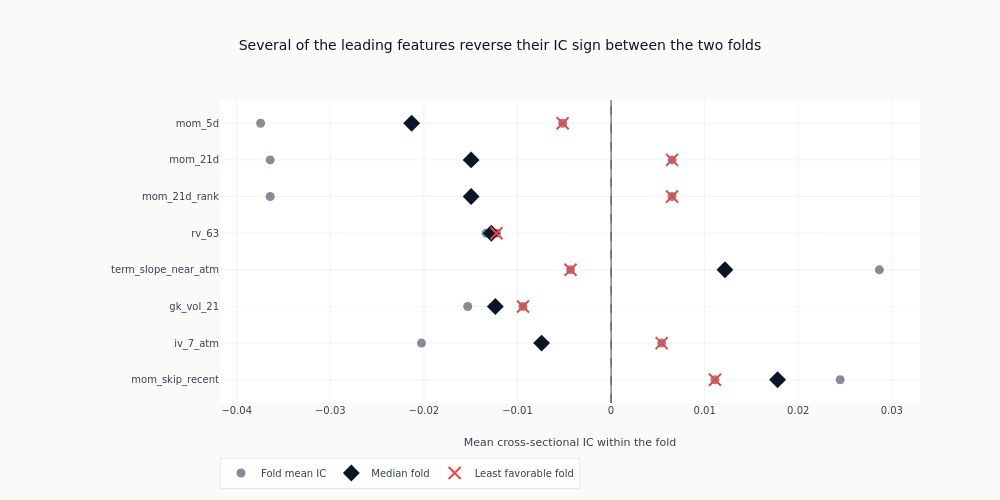

The code cell stored with this chart in its notebook:
### Code cell
stability_features = [name for name in reversed(leaders) if name in fold_stats]
if stability_features:
    fig = go.Figure()
    _ = fig.add_trace(
        go.Scatter(
            x=[value for name in stability_features for value in fold_stats[name]["fold_ics"]],
            y=[name for name in stability_features for _ in fold_stats[name]["fold_ics"]],
            mode="markers",
            marker={"color": COLORS["neutral"], "size": 9, "opacity": 0.6},
            name="Fold mean IC",
        )
    )
    _ = fig.add_trace(
        go.Scatter(
            x=[fold_stats[name]["median_fold_ic"] for name in stability_features],
            y=stability_features,
            mode="markers",
            marker={"color": COLORS["blue"], "size": 13, "symbol": "diamond"},
            name="Median fold",
        )
    )
    _ = fig.add_trace(
        go.Scatter(
            x=[fold_stats[name]["worst_fold_ic"] for name in stability_features],
            y=stability_features,
            mode="markers",
            marker={
                "color": COLORS["negative"],
                "size": 12,
                "symbol": "x-thin",
                "line": {"width": 2, "color": COLORS["negative"]},
            },
            name="Least favorable fold",
        )
    )
    _ = fig.add_vline(x=0, line={"color": COLORS["neutral"], "width": 0.8, "dash": "dash"})
    fig.update_layout(
        title="Several of the leading features reverse their IC sign between the two folds",
        xaxis_title="Mean cross-sectional IC within the fold",
        height=500,
        width=1000,
        margin={"l": 220},
        legend={"orientation": "h", "y": -0.18},
    )
    show_plotly_with_alt(
        fig,
        "Eight features, one row each, on an axis of mean information coefficient within a fold "
        "running from about minus 0.04 to plus 0.03 with a rule at zero. Each row carries the two "
        "fold means as plain markers, a diamond at the median fold and a cross at the fold "
        "furthest against the feature's own direction. For five of the eight - the three momentum "
        "columns, the 7-day implied volatility and the near-term term slope - the two fold means "
        "sit on opposite sides of zero, so the cross and the diamond straddle the rule. For "
        "`rv_63` and `gk_vol_21` both folds are negative and the markers bunch together left of "
        "zero. `mom_skip_recent` has both folds positive.",
    )

### Figure 1 — Plotly figure (JSON) as saved in the notebook; plotly's stock layout.template omitted (floating-point values rounded to 4 significant figures)
{"data": [{"marker": {"color": "#334155", "opacity": 0.6, "size": 9}, "mode": "markers", "name": "Fold mean IC", "type": "scatter", "x": [0.02448, 0.01111, -0.02026, 0.005409, -0.01532, -0.009411, 0.02867, -0.004332, -0.01335, -0.01225, 0.006518, -0.03642, 0.006518, -0.03642, -0.03745, -0.005172], "y": ["mom_skip_recent", "mom_skip_recent", "iv_7_atm", "iv_7_atm", "gk_vol_21", "gk_vol_21", "term_slope_near_atm", "term_slope_near_atm", "rv_63", "rv_63", "mom_21d_rank", "mom_21d_rank", "mom_21d", "mom_21d", "mom_5d", "mom_5d"]}, {"marker": {"color": "#0a1628", "size": 13, "symbol": "diamond"}, "mode": "markers", "name": "Median fold", "type": "scatter", "x": [0.01779, -0.007425, -0.01237, 0.01217, -0.0128, -0.01495, -0.01495, -0.02131], "y": ["mom_skip_recent", "iv_7_atm", "gk_vol_21", "term_slope_near_atm", "rv_63", "mom_21d_rank", "mom_21d", "mom_5d"]}, {"marker": {"color": "#ef4444", "line": {"color": "#ef4444", "width": 2}, "size": 12, "symbol": "x-thin"}, "mode": "markers", "name": "Least favorable fold", "type": "scatter", "x": [0.01111, 0.005409, -0.009411, -0.004332, -0.01225, 0.006518, 0.006518, -0.005172], "y": ["mom_skip_recent", "iv_7_atm", "gk_vol_21", "term_slope_near_atm", "rv_63", "mom_21d_rank", "mom_21d", "mom_5d"]}], "layout": {"height": 500, "legend": {"orientation": "h", "y": -0.18}, "margin": {"l": 220}, "shapes": [{"line": {"color": "#334155", "dash": "dash", "width": 0.8}, "type": "line", "x0": 0, "x1": 0, "xref": "x", "y0": 0, "y1": 1, "yref": "y domain"}], "title": {"text": "Several of the leading features reverse their IC sign between the two folds"}, "width": 1000, "xaxis": {"title": {"text": "Mean cross-sectional IC within the fold"}}}}
